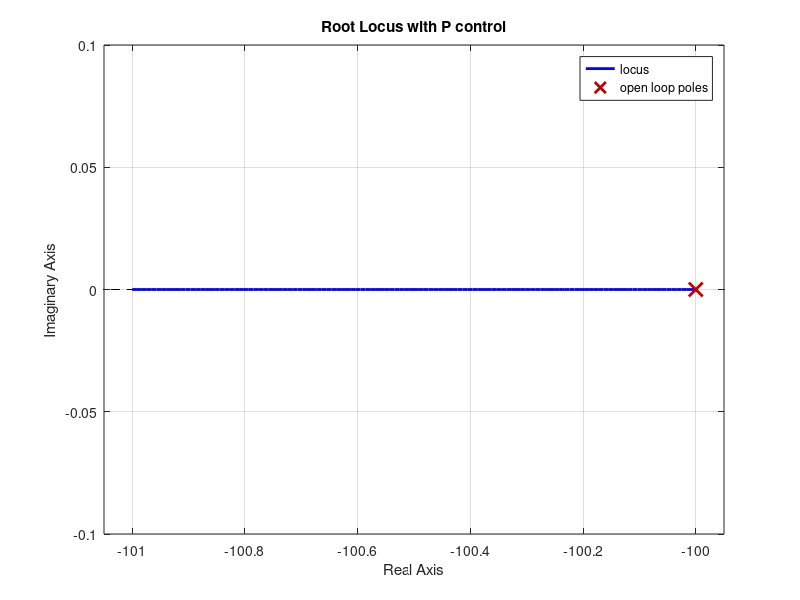
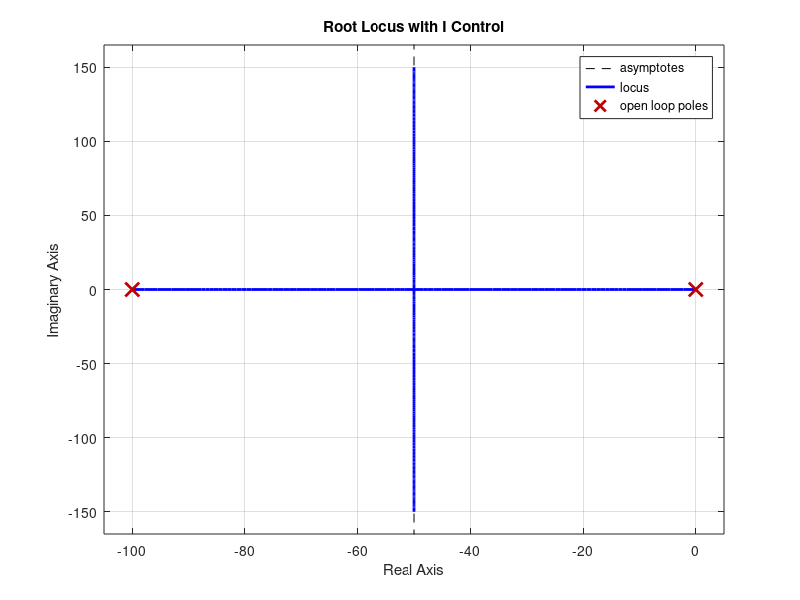
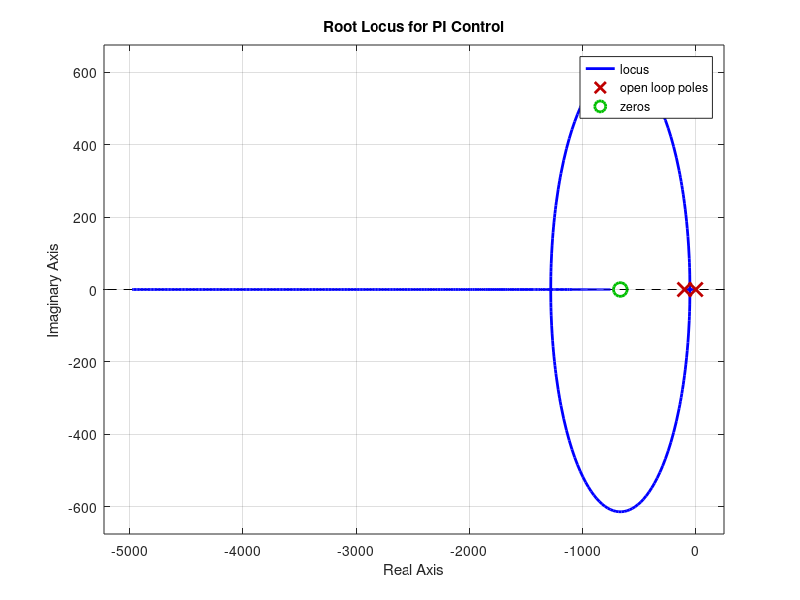

Reproduce these figures in MATLAB, in order. (Note: this script raises an error after producing the figures.)
clear all; close all;
%% 4b
Rf=150000;
Ri=100000;
C1=0.033e-6;
C2=0.01e-6;

tau=.01; %s
Kv=20.02; %Rad/(V*s)
Ktach=.003; %V/rpm
Ktach=(Ktach*60)/(2*pi); %V/rad/s
Kadj=1;

%P
KGcP=Rf/Ri;
sysP=tf([Kadj*KGcP*Kv*Ktach],[tau 1]);

figure(2)
rlocus(sysP);
title('Root Locus with P control')
%I
KGcI=1/(Ri*C1);
sysI=tf([Kadj*KGcI*Kv*Ktach],[tau 1 0]);

figure(3)
rlocus(sysI)
title('Root Locus with I Control')
%PI
sysPI=tf([Kadj*Rf*C2*Kv*Ktach Kadj*Kv*Ktach],[Ri*C2*tau Ri*C2 0]);

figure(4)
rlocus(sysPI)
title('Root Locus for PI Control')
%% 4c
%P
sP = (1/tau)+KGcP*Ktach*(Kv/tau);
tauP=1/sP;

modelP=feedback(sysP,1);
opt=stepDataOptions;
opt.InputOffset=-4;
opt.StepAmplitude=8;

lvtdata = importdata('Data from Section 4 Step 5 P Controller.lvm','\t',34);
Peo = lvtdata.data(:,2);
Ptime=(0:0.000655:0.000655*4998)';
Ptime=Ptime(1335:1488);
Peo=Peo(1335:1488);
Ptime=Ptime-Ptime(1);

figure(5)
plot(Ptime,Peo,'r')
hold on
step(modelP,opt,.1)
title('Step Response with P Control')
xlabel('Time')
ylabel('Voltage (V)')
legend('Recorded Step Response','Predicted Step Response','location','best')
hold off

%I
syms s
eqn=1+(KGcI*Kv*Ktach)/(tau*s^2+s);
sI=solve(eqn,s);

modelI=feedback(sysI,1);

lvtdata = importdata('Data from Section 4 Step 5 I Controller.lvm','\t',34);
Ieo = lvtdata.data(:,2);
Itime=(0:0.000655:0.000655*4998)';
Itime=Itime(1205:1358);
Ieo=Ieo(1205:1358);
Itime=Itime-Itime(1);
figure(6)
plot(Itime,Ieo,'r')
hold on
step(modelI,opt,.1)
title('Step Response with I control')
xlabel('Time')
ylabel('Voltage (V)')
legend('Recorded Step Response','Predicted Step Response','location','best')
hold off

%PI
syms s
eqn=1+((Rf*C2*s*Kv*Ktach)+(Kv*Ktach))/((tau*Ri*C2*(s^2))+(Ri*C2*s)) == 0;
sPI = solve(eqn,s);

modelPI=feedback(sysPI,1);

lvtdata = importdata('Data from Section 4 Step 5 PI Controller.lvm','\t',34);
PIeo = lvtdata.data(:,2);
PItime=(0:0.000655:0.000655*4998)';
PItime=PItime(1094:1247);
PIeo=PIeo(1094:1247);
PItime=PItime-PItime(1);
figure(7)
plot(PItime,PIeo,'r')
hold on
step(modelPI,opt,.1)
title('Step Response with PI control')
xlabel('Time')
ylabel('Voltage (V)')
legend('Recorded Step Response','Predicted Step Response','location','best')
hold off

%% 4d
tauOL=tau;
tauP=1/sP;
tauI=1/50;
tauPI=1/93.0148;

%P
lvtdata = importdata('Data from Section 4 Step 6 P Controller.lvm','\t',34);
Pdeo = lvtdata.data(:,2);
Pdtime=(0:0.000200:0.000200*4998)';

figure(8)
plot(Pdtime,Pdeo,'r')
title('Disturbance Load with P Control')
xlabel('Time')
ylabel('Voltage (V)')
errorP=abs((mean(Pdeo(1:997))-mean(Pdeo(1084:end)))/mean(Pdeo(1:997)));

%I
lvtdata = importdata('Data from Section 4 Step 6 I Controller.lvm','\t',34);
Ideo = lvtdata.data(:,2);
Idtime=(0:0.000655:0.000655*4998)';

figure(9)
plot(Idtime,Ideo,'r')
title('Disturbance Load with P Control')
xlabel('Time')
ylabel('Voltage (V)')
errorI=abs((mean(Pdeo(1:2522))-mean(Pdeo(2582:4168)))/mean(Pdeo(1:2522)));

%PI
lvtdata = importdata('Data from Section 4 Step 6 PI Controller.lvm','\t',34);
PIdeo = lvtdata.data(:,2);
PIdtime=(0:0.000655:0.000655*4998)';

figure(10)
plot(PIdtime,PIdeo,'r')
title('Disturbance Load with PI Control')
xlabel('Time')
ylabel('Voltage (V)')
errorPI=abs((mean(PIdeo(1:1006))-mean(PIdeo(1039:1416)))/mean(PIdeo(1:1006)));